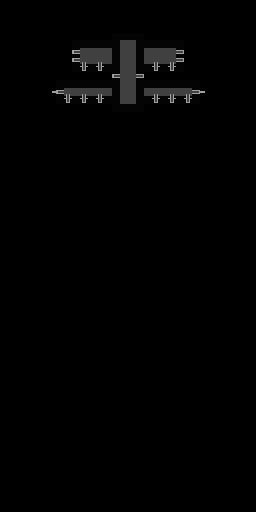

Below is a game level as drawn by its tile map, then a one-line description and the .tmx file that defines it, in full:
An orthogonal 32x64 tile map with 8x8 px tiles, 1 tile layer (タイルレイヤー1).

<map version="1.10" tiledversion="1.11.2" orientation="orthogonal" renderorder="right-down" width="32" height="64" tilewidth="8" tileheight="8" infinite="0" nextlayerid="4" nextobjectid="1">
 <tileset firstgid="1" name="img10" tilewidth="8" tileheight="8" tilecount="1024" columns="32">
  <image source="img10.png" trans="000000" width="256" height="256" />
 </tileset>
 <layer id="1" name="タイルレイヤー1" width="32" height="64" parallaxy="0.5">
  <data encoding="csv">
1,1,1,1,1,1,1,1,1,1,1,1,1,1,1,1,1,1,1,1,1,1,1,1,1,1,1,1,1,1,1,1,
1,1,1,1,1,1,1,1,1,1,1,1,1,1,1,1,1,1,1,1,1,1,1,1,1,1,1,1,1,1,1,1,
1,1,1,1,1,1,1,1,1,1,1,1,1,1,1,1,1,1,1,1,1,1,1,1,1,1,1,1,1,1,1,1,
1,1,1,1,1,1,1,1,1,1,1,1,1,1,1,1,1,1,1,1,1,1,1,1,1,1,1,1,1,1,1,1,
1,1,1,1,1,1,1,1,1,1,1,1,1,1,713,713,714,715,1,1,1,1,1,1,1,1,1,1,1,1,1,1,
1,1,1,1,1,1,1,1,1,740,741,742,743,744,745,746,746,747,748,749,750,751,752,1,1,1,1,1,1,1,1,1,
1,1,1,1,1,1,1,1,1,772,773,774,775,776,777,778,778,779,780,781,782,783,784,1,1,1,1,1,1,1,1,1,
1,1,1,1,1,1,1,1,1,804,805,806,807,808,809,810,810,811,812,813,814,815,816,1,1,1,1,1,1,1,1,1,
1,1,1,1,1,1,1,1,1,836,837,838,839,840,841,842,842,843,844,845,846,847,848,1,1,1,1,1,1,1,1,1,
1,1,1,1,1,1,1,1,1,1,1,1,1,1,873,874,874,875,1,1,1,1,1,1,1,1,1,1,1,1,1,1,
1,1,1,1,1,1,1,898,899,900,901,902,903,904,905,906,906,907,908,909,910,911,912,913,914,1,1,1,1,1,1,1,
1,1,1,1,1,1,929,930,931,932,933,934,935,936,937,938,938,939,940,941,942,943,944,945,946,947,1,1,1,1,1,1,
1,1,1,1,1,1,1,962,963,964,965,966,967,968,969,970,970,971,972,973,974,975,976,977,978,1,1,1,1,1,1,1,
1,1,1,1,1,1,1,1,1,1,1,1,1,1,1001,1001,1002,1003,1,1,1,1,1,1,1,1,1,1,1,1,1,1,
1,1,1,1,1,1,1,1,1,1,1,1,1,1,1,1,1,1,1,1,1,1,1,1,1,1,1,1,1,1,1,1,
1,1,1,1,1,1,1,1,1,1,1,1,1,1,1,1,1,1,1,1,1,1,1,1,1,1,1,1,1,1,1,1,
1,1,1,1,1,1,1,1,1,1,1,1,1,1,1,1,1,1,1,1,1,1,1,1,1,1,1,1,1,1,1,1,
1,1,1,1,1,1,1,1,1,1,1,1,1,1,1,1,1,1,1,1,1,1,1,1,1,1,1,1,1,1,1,1,
1,1,1,1,1,1,1,1,1,1,1,1,1,1,1,1,1,1,1,1,1,1,1,1,1,1,1,1,1,1,1,1,
1,1,1,1,1,1,1,1,1,1,1,1,1,1,1,1,1,1,1,1,1,1,1,1,1,1,1,1,1,1,1,1,
1,1,1,1,1,1,1,1,1,1,1,1,1,1,1,1,1,1,1,1,1,1,1,1,1,1,1,1,1,1,1,1,
1,1,1,1,1,1,1,1,1,1,1,1,1,1,1,1,1,1,1,1,1,1,1,1,1,1,1,1,1,1,1,1,
1,1,1,1,1,1,1,1,1,1,1,1,1,1,1,1,1,1,1,1,1,1,1,1,1,1,1,1,1,1,1,1,
1,1,1,1,1,1,1,1,1,1,1,1,1,1,1,1,1,1,1,1,1,1,1,1,1,1,1,1,1,1,1,1,
1,1,1,1,1,1,1,1,1,1,1,1,1,1,1,1,1,1,1,1,1,1,1,1,1,1,1,1,1,1,1,1,
1,1,1,1,1,1,1,1,1,1,1,1,1,1,1,1,1,1,1,1,1,1,1,1,1,1,1,1,1,1,1,1,
1,1,1,1,1,1,1,1,1,1,1,1,1,1,1,1,1,1,1,1,1,1,1,1,1,1,1,1,1,1,1,1,
1,1,1,1,1,1,1,1,1,1,1,1,1,1,1,1,1,1,1,1,1,1,1,1,1,1,1,1,1,1,1,1,
1,1,1,1,1,1,1,1,1,1,1,1,1,1,1,1,1,1,1,1,1,1,1,1,1,1,1,1,1,1,1,1,
1,1,1,1,1,1,1,1,1,1,1,1,1,1,1,1,1,1,1,1,1,1,1,1,1,1,1,1,1,1,1,1,
1,1,1,1,1,1,1,1,1,1,1,1,1,1,1,1,1,1,1,1,1,1,1,1,1,1,1,1,1,1,1,1,
1,1,1,1,1,1,1,1,1,1,1,1,1,1,1,1,1,1,1,1,1,1,1,1,1,1,1,1,1,1,1,1,
1,1,1,1,1,1,1,1,1,1,1,1,1,1,1,1,1,1,1,1,1,1,1,1,1,1,1,1,1,1,1,1,
1,1,1,1,1,1,1,1,1,1,1,1,1,1,1,1,1,1,1,1,1,1,1,1,1,1,1,1,1,1,1,1,
1,1,1,1,1,1,1,1,1,1,1,1,1,1,1,1,1,1,1,1,1,1,1,1,1,1,1,1,1,1,1,1,
1,1,1,1,1,1,1,1,1,1,1,1,1,1,1,1,1,1,1,1,1,1,1,1,1,1,1,1,1,1,1,1,
1,1,1,1,1,1,1,1,1,1,1,1,1,1,1,1,1,1,1,1,1,1,1,1,1,1,1,1,1,1,1,1,
1,1,1,1,1,1,1,1,1,1,1,1,1,1,1,1,1,1,1,1,1,1,1,1,1,1,1,1,1,1,1,1,
1,1,1,1,1,1,1,1,1,1,1,1,1,1,1,1,1,1,1,1,1,1,1,1,1,1,1,1,1,1,1,1,
1,1,1,1,1,1,1,1,1,1,1,1,1,1,1,1,1,1,1,1,1,1,1,1,1,1,1,1,1,1,1,1,
1,1,1,1,1,1,1,1,1,1,1,1,1,1,1,1,1,1,1,1,1,1,1,1,1,1,1,1,1,1,1,1,
1,1,1,1,1,1,1,1,1,1,1,1,1,1,1,1,1,1,1,1,1,1,1,1,1,1,1,1,1,1,1,1,
1,1,1,1,1,1,1,1,1,1,1,1,1,1,1,1,1,1,1,1,1,1,1,1,1,1,1,1,1,1,1,1,
1,1,1,1,1,1,1,1,1,1,1,1,1,1,1,1,1,1,1,1,1,1,1,1,1,1,1,1,1,1,1,1,
1,1,1,1,1,1,1,1,1,1,1,1,1,1,1,1,1,1,1,1,1,1,1,1,1,1,1,1,1,1,1,1,
1,1,1,1,1,1,1,1,1,1,1,1,1,1,1,1,1,1,1,1,1,1,1,1,1,1,1,1,1,1,1,1,
1,1,1,1,1,1,1,1,1,1,1,1,1,1,1,1,1,1,1,1,1,1,1,1,1,1,1,1,1,1,1,1,
1,1,1,1,1,1,1,1,1,1,1,1,1,1,1,1,1,1,1,1,1,1,1,1,1,1,1,1,1,1,1,1,
1,1,1,1,1,1,1,1,1,1,1,1,1,1,1,1,1,1,1,1,1,1,1,1,1,1,1,1,1,1,1,1,
1,1,1,1,1,1,1,1,1,1,1,1,1,1,1,1,1,1,1,1,1,1,1,1,1,1,1,1,1,1,1,1,
1,1,1,1,1,1,1,1,1,1,1,1,1,1,1,1,1,1,1,1,1,1,1,1,1,1,1,1,1,1,1,1,
1,1,1,1,1,1,1,1,1,1,1,1,1,1,1,1,1,1,1,1,1,1,1,1,1,1,1,1,1,1,1,1,
1,1,1,1,1,1,1,1,1,1,1,1,1,1,1,1,1,1,1,1,1,1,1,1,1,1,1,1,1,1,1,1,
1,1,1,1,1,1,1,1,1,1,1,1,1,1,1,1,1,1,1,1,1,1,1,1,1,1,1,1,1,1,1,1,
1,1,1,1,1,1,1,1,1,1,1,1,1,1,1,1,1,1,1,1,1,1,1,1,1,1,1,1,1,1,1,1,
1,1,1,1,1,1,1,1,1,1,1,1,1,1,1,1,1,1,1,1,1,1,1,1,1,1,1,1,1,1,1,1,
1,1,1,1,1,1,1,1,1,1,1,1,1,1,1,1,1,1,1,1,1,1,1,1,1,1,1,1,1,1,1,1,
1,1,1,1,1,1,1,1,1,1,1,1,1,1,1,1,1,1,1,1,1,1,1,1,1,1,1,1,1,1,1,1,
1,1,1,1,1,1,1,1,1,1,1,1,1,1,1,1,1,1,1,1,1,1,1,1,1,1,1,1,1,1,1,1,
1,1,1,1,1,1,1,1,1,1,1,1,1,1,1,1,1,1,1,1,1,1,1,1,1,1,1,1,1,1,1,1,
1,1,1,1,1,1,1,1,1,1,1,1,1,1,1,1,1,1,1,1,1,1,1,1,1,1,1,1,1,1,1,1,
1,1,1,1,1,1,1,1,1,1,1,1,1,1,1,1,1,1,1,1,1,1,1,1,1,1,1,1,1,1,1,1,
1,1,1,1,1,1,1,1,1,1,1,1,1,1,1,1,1,1,1,1,1,1,1,1,1,1,1,1,1,1,1,1,
1,1,1,1,1,1,1,1,1,1,1,1,1,1,1,1,1,1,1,1,1,1,1,1,1,1,1,1,1,1,1,1
</data>
 </layer>
</map>
